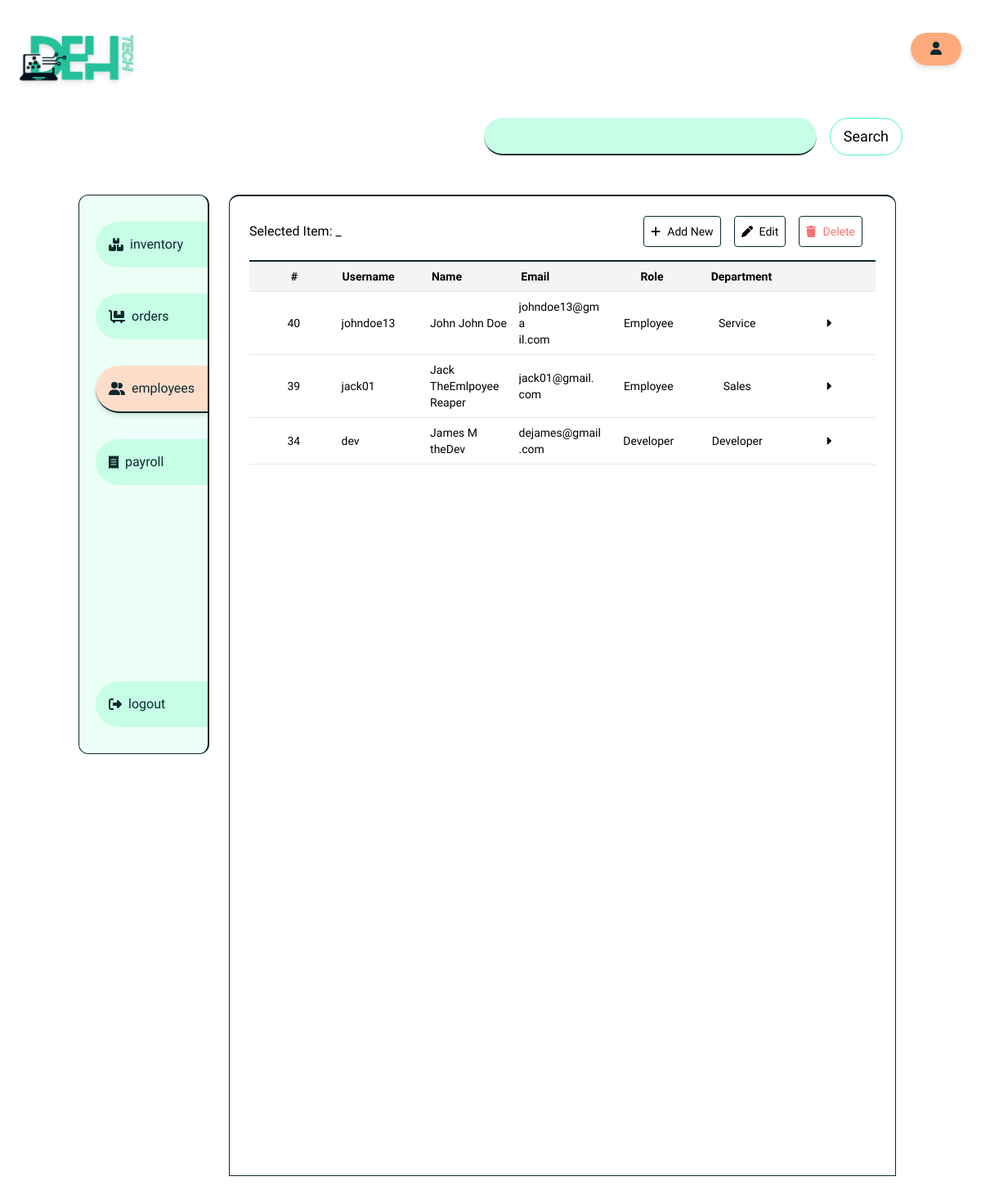
The page /admin/?page=employees (signed in) on the database as committed earlier.
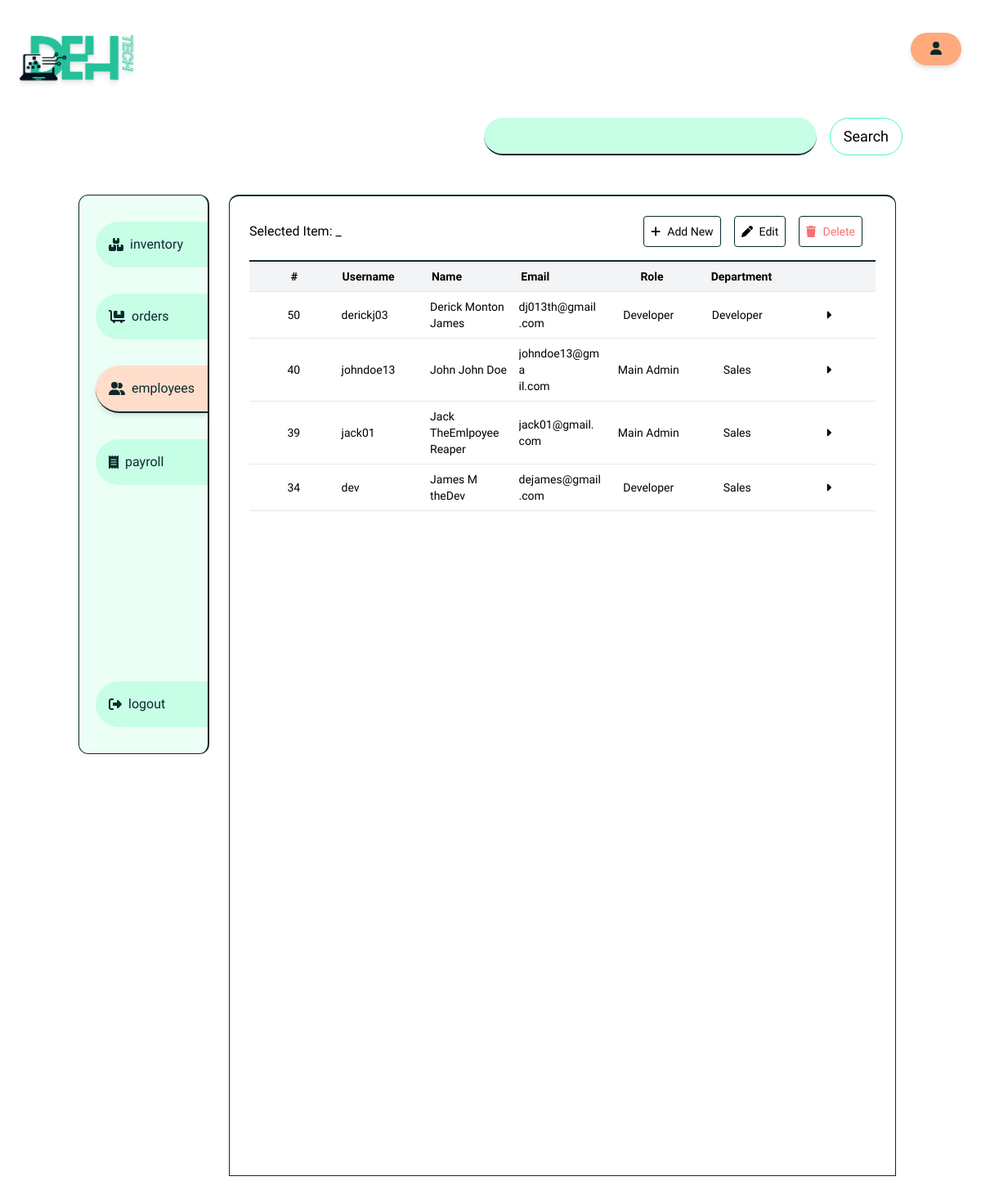
The same page on the database as committed later.
### tables this page shows
CREATE TABLE `user` (
  `id` int(11) NOT NULL AUTO_INCREMENT,
  `username` varchar(45) NOT NULL,
  `first_name` varchar(45) NOT NULL,
  `last_name` varchar(45) NOT NULL,
  `middle_name` varchar(45) DEFAULT NULL,
  `phone_number` varchar(45) DEFAULT NULL,
  `email` varchar(45) NOT NULL,
  `address` varchar(255) NOT NULL,
  `birthdate` date DEFAULT NULL,
  `age` int(11) DEFAULT NULL,
  `role_id` int(11) DEFAULT NULL,
  `department_id` int(11) DEFAULT NULL,
  `image_dir` longtext DEFAULT NULL,
  `created_at` date DEFAULT current_timestamp(),
  PRIMARY KEY (`id`),
  KEY `fk_role_id_1_idx` (`role_id`),
  KEY `fk_department_id_1_idx` (`department_id`),
  CONSTRAINT `fk_department_id_1` FOREIGN KEY (`department_id`) REFERENCES `department` (`id`) ON DELETE CASCADE ON UPDATE NO ACTION,
  CONSTRAINT `fk_role_id_1` FOREIGN KEY (`role_id`) REFERENCES `role` (`id`) ON DELETE CASCADE ON UPDATE NO ACTION
);

CREATE TABLE `role` (
  `id` int(11) NOT NULL AUTO_INCREMENT,
  `name` varchar(45) DEFAULT NULL,
  `description` varchar(45) DEFAULT NULL,
  PRIMARY KEY (`id`)
);

CREATE TABLE `department` (
  `id` int(11) NOT NULL AUTO_INCREMENT,
  `name` varchar(45) DEFAULT NULL,
  PRIMARY KEY (`id`)
);

### scripts/db-manager.php (called while the page is built, shortened)
<?php
class DatabaseManager
{
    private ?mysqli $connection = null;
    private ?mysqli_stmt $statement = null;
    private ?string $host = null;
    private ?string $username = null;
    private ?string $password = null;
    private ?string $database = null;
    public function setConnectionInfo(string $host, string $username, string $password, string $database)
    {
        $this->host = $host;
        $this->username = $username;
        $this->password = $password;
        $this->database = $database;
        return $this;
    }
    public function connect()
    {
        if ($this->connection) {
            return $this->connection;
        }
        $this->connection = mysqli_connect($this->host, $this->username, $this->password)
            or throw new Exception("Could not connect to database");
        mysqli_select_db($this->connection, $this->database)
            or throw new Exception("Error selecting database", 1);
        return $this;
    }
    public function prepareStatement(string $query, array $params = []): mysqli_stmt
    {
        $this->query = $query;
        $this->statement = mysqli_prepare($this->connection, $this->query)
            or throw new Exception("Could not prepare statement: " . mysqli_error($this->connection));
        if (!mysqli_stmt_execute($this->statement)) {
            throw new Exception("Could not execute statement: " . mysqli_error($this->connection));
        }
        return $this->statement;
    }
    public function executeQuery(string $query, array $params = []): array
    {
        $this->query = $query;
        $this->prepareStatement($this->query, $params);
        $this->result = mysqli_stmt_get_result($this->statement);
        $rows = [];
        while ($row = mysqli_fetch_assoc($this->result)) {
            $rows[] = $row;
        }
        return $rows;
    }
}

### scripts/db-config.php (called while the page is built, shortened)
<?php
require_once 'db-manager.php';
final class DatabaseConfig extends DatabaseManager
{
    public function __construct()
    {
        return $this;
    }
}

### admin/pages/employees.php (the view, shortened to what the rows shown need)
<?php
$isEmp = $_SESSION['userRoleId'] == 4;
$id = isset($_GET['id']) ? $_GET['id'] : null;
$mode = isset($_GET['mode']) ? $_GET['mode'] : null;
$searchVal = isset($_GET['search']) ? $_GET['search'] : null;
$query = <<<SQL
    SELECT
    u.*,
    CONCAT(u.first_name, ' ', u.middle_name,' ', u.last_name) as 'name',
    r.name as 'role',
    d.name as 'department'
    FROM
    user as u
    INNER JOIN `role` as r
    ON u.role_id = r.id
    INNER JOIN department as d
    ON u.department_id = d.id
SQL;
if ($searchVal) {
    $query .= "WHERE u.id LIKE '%$searchVal%' OR  u.first_name LIKE '%$searchVal%' OR u.middle_name LIKE '%$searchVal%' OR u.last_name LIKE '%$searchVal%' OR u.username LIKE '%$searchVal%' OR u.email LIKE '%$searchVal%' OR d.name LIKE '%$searchVal%' ORDER BY u.id DESC";
} elseif ($id > -1) {
    $query .= "WHERE u.id = '$id'";
} else {
    $query .= "ORDER BY u.id DESC";
}
try {
    $dbc = new DatabaseConfig();
    $users = $dbc->executeQuery(
        $query
    );
    $roles = $dbc->select('role');
    $departments = $dbc->select('department');
} catch (Exception $ex) {
    echo $ex->getMessage();
}
?>
<?php if (isset($_GET['id']) && $id > -1 && $mode != 'edit') : ?>
    <?php
    $user = $users[0];
    $userRole = $dbc->select('role', where: ['id' => $user['role_id']])[0];
    $userDept = $dbc->select('department', where: ['id' => $user['department_id']])[0];
    $itemImage = $user['image_dir'];
    ?>
    <div class="container flex flex-col space-y-4 h-full">
        <div class="w-full flex items-center space-x-4 pb-4 border-b-2 border-accent">
            <i class="fas fa-box text-3xl text-accent"></i>
            <h1 class="text-xl md:text-3xl font-bold text-accent hover:text-secondary">
                Employee View
            </h1>
        </div>
        <div class="container flex space-x-4  h-full rounded">
            <div class="w-1/3 flex flex-col items-center space-y-4 h-screen">
                <div class="p-4 flex flex-col items-center justify-center space-y-4 border border-accent rounded w-full">
                    <h3 class="w-full">Employee Image</h3>
                    <div class="flex items-center justify-center aspect-square w-full border border-accent rounded p-4">
                        <div class="w-full relative">
                            <div id="imageDisplay" class="max-w-full h-full  overflow-auto slider flex space-x-4 transition-all transform aspect-square">
                                <?php showImageContainer($itemImage, "user") ?>
                            </div>
                        </div>
                    </div>
                </div>
                <div class="<?= $isEmp ? 'hidden' : '' ?> p-4 w-full h-1/4 flex flex-col space-y-4 ">
                    <a href="./?page=employees&id=<?= $id ?>&mode=edit" class="w-full text-center rounded border border-accent p-2 bg-primary50 hover:scale-110 hover:border-b-2 transition-all transform">
                        Edit Information
                    </a>
                    <a href="./?page=employees&id=<?= $id ?>&res=deleteconfirm" class="text-center w-full rounded border border-accent p-2 bg-red-300 hover:scale-110 hover:border-b-2 transition-all transform">
                        Delete
                    </a>
                </div>
            </div>
            <div class="w-2/3 flex flex-col space-y-4 h-full">
                <div class=" flex space-x-2 items-center border-b-2 py-4">
                    <i class="text-accent fas fa-info bg-primary30 aspect-square border border-accent p-1 rounded-full">
                    </i>
                    <h3 class="text-md font-medium">Employee Information</h3>
                </div>
                <div class=" flex-col space-y-2 items-center">
                    <div class="flex space-x-4 items-center">
                        <p>Employee Id:</p>
                        <h1 class="text-xl font-light">
                            000<?= $user['id'] ?>
                        </h1>
                    </div>
                    <div class="flex space-x-4">
                        <div class="flex flex-col ">
                            <label class="text-sm text-gray-400" for="first_name">First Name</label>
                            <input disabled class="text-md" type="text" name="first_name" id="first_name" value="<?= $user['first_name'] ?>">
                        </div>
                        <div class="flex flex-col ">
                            <label class="text-sm  text-gray-400" for="middle_name">Middle Name</label>
                            <input disabled class="text-md" type="text" name="middle_name" id="middle_name" value="<?= $user['middle_name'] ?>">
                        </div>
                        <div class="flex flex-col ">
                            <label class="text-sm text-gray-400" for="last_name">Last Name</label>
                            <input disabled class="text-md" type="text" name="last_name" id="last_name" value="<?= $user['last_name'] ?>">
                        </div>
                    </div>
                    <div class="flex justify-between">
                        <div class="w-1/2  flex flex-col">
                            <label class="text-sm text-gray-400" for="username">Username</label>
                            <input disabled class="pr-8 text-lg" type="text" name="username" id="username" value="<?= $user['username'] ?>">
                        </div>
                        <div class="w-1/2 flex flex-col">
                            <label class="text-sm text-gray-400" for="email">Email</label>
                            <input disabled class="pr-8 text-lg" type="email" name="email" id="email" value="<?= $user['email'] ?>">
                        </div>
                    </div>
                    <div class="flex pb-8 justify-between">
                        <div class="w-1/2 pr-8 flex flex-col space-y-1">
                            <label class="text-sm text-gray-400" for="role">Role</label>
                            <select disabled class="py-2" id="role" name="role">
                                <option selected value="<?= $userRole['id'] ?>"> <?= $userRole['name'] ?></option>
                                <?php foreach ($roles as $r) : ?>
                                    <option value="<?= $r['id'] ?>"><?= $r['name'] ?></option>
                                <?php endforeach; ?>
                            </select>
                        </div>
                        <div class="w-1/2 pr-8 flex flex-col space-y-1">
                            <label class="text-sm text-gray-400" for="role">Department</label>
                            <select disabled class="py-2" id="role" name="department">
                                <option selected value="<?= $userDept['id'] ?>"><?= $userDept['name'] ?></option>
                                <?php foreach ($departments as $d) : ?>
                                    <option value="<?= $d['id'] ?>"><?= $d['name'] ?></option>
                                <?php endforeach; ?>
                            </select>
                        </div>
                    </div>
                    <div class="py-8 flex flex-col border-t-2 border-accent">
                        <label class="text-sm text-gray-400" for="address">Address</label>
                        <input disabled class="pr-8 text-lg" type="text" name="address" id="address" value="<?= $user['address'] ?>">
                    </div>
                    <div class="pt-8 border-t-2 border-accent flex">
                        <div class="flex flex-col">
                            <label class="text-sm text-gray-400" for="phone_number">Phone Number</label>
                            <input disabled class="pr-4  text-lg" type="text" name="phone_number" id="phone_number" value="<?= $user['phone_number'] ?>">
                        </div>
                        <div class="flex justify-between items-center w-full">
                            <div class="flex flex-col">
                                <label class="text-sm text-gray-400" for="birthday">Birthday</label>
                                <input disabled class=" text-lg" type="date" name="birthdate" id="birthdate" value="<?= $user['birthdate'] ?>" onchange="onBirthdateChange(this)">
                            </div>
                            <div class=" flex flex-col">
                                <label class="text-sm text-gray-400" for="age">Age</label>
                                <input disabled class="text-lg" type="number" name="age" id="age" value="<?= $user['age'] ?>">
                            </div>
                        </div>
                    </div>
                </div>
            </div>
        </div>
    </div>
<?php elseif (!$isEmp) : ?>
    <div class="h-full overflow-y-hidden flex container flex-col space-y-4">
        <div class="h-[90%] relative overflow-y-auto container border-t-2 border-accent ">
            <div class="w-full flex flex-col">
                <?php foreach ($users as $user) : ?>
                    <div onclick="rowClicked(this)" name="employees_<?= $user['id'] ?>" id="employees_<?= $user['id'] ?>" class="flex items-center justify-around space-x-2 border-b  p-1 py-2 hover:bg-primary30 hover:border-y-2 hover:border-accent hover:scale-x-105 hover:font-bold transform transition-all">
                        <p class="w-1/6 text-center text-ellipsis font-light text-sm">
                            <?= $user['id'] ?>
                        </p>
                        <p class="w-1/6 text-left text-ellipsis font-light text-sm">
                            <?= $user['username'] ?>
                        </p>
                        <p class="w-1/6 text-left text-ellipsis font-light text-sm">
                            <?= $user['name'] ?>
                        </p>
                        <p class="w-1/6 max-w-full overflow-hidden text-ellipsis break-words text-left font-light text-sm">
                            <?= wordwrap($user['email'], 13, '<br>', true) ?>
                        </p>
                        <p class="w-1/6 text-center text-ellipsis font-light text-sm">
                            <?= $user['role'] ?>
                        </p>
                        <p class="w-1/6 text-center text-ellipsis font-light text-sm">
                            <?= $user['department'] ?>
                        </p>
                        <a name="viewItem" href="./?page=employees&id=<?= $user['id'] ?>" class="w-1/6 z-10 text-center p-2 px-4 font-light text-sm relative">
                            <i class="fas fa-caret-right hover:text-3xl hover:text-secondary transform transition-all"></i>
                        </a>
                    </div>
                <?php endforeach; ?>
            </div>
        </div>
    </div>
<?php endif; ?>

Rows that differ between the two databases and show on the page:
added user: id "50", username "derickj03", name "Derick Monton James", email "dj013th@gmail .com", role.name "Developer", department.name "Developer"
changed user "johndoe13": role.name "Employee" → "Main Admin"; department.name "Service" → "Sales"
changed user "jack01": role.name "Employee" → "Main Admin"
changed user "dev": department.name "Developer" → "Sales"
